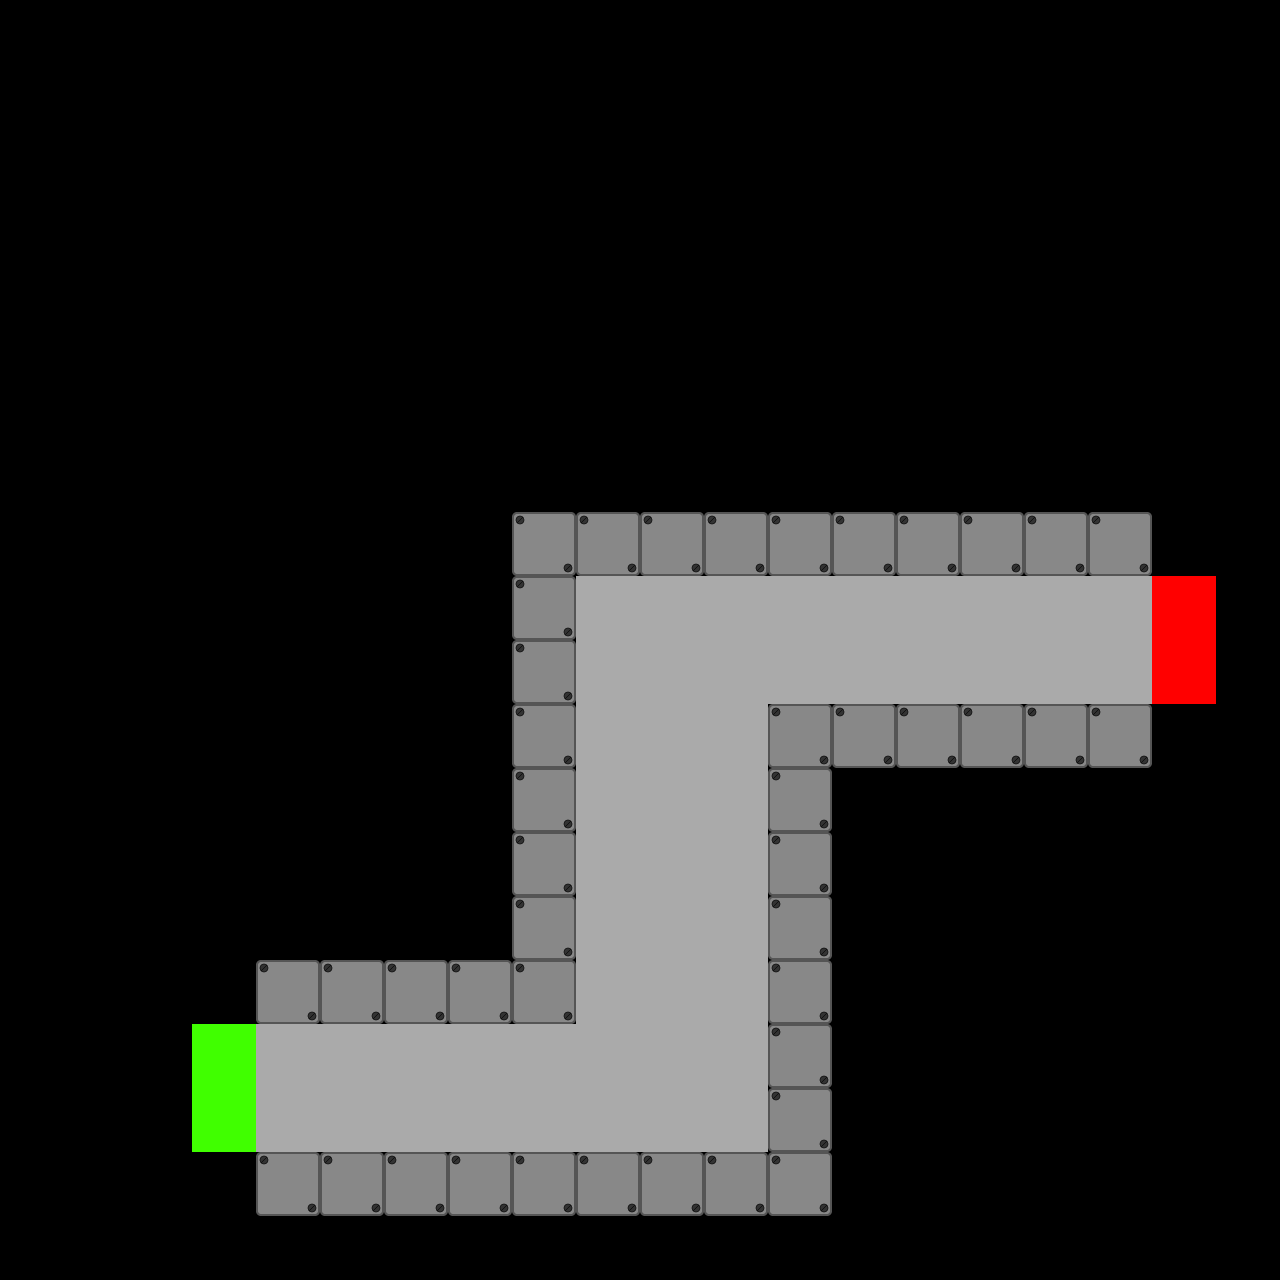

A 2D game scene composited from a Tiled map and its tileset images. What follows is a short description and the map's XML, with each tile layer's data collapsed to a summary:
An orthogonal 20x20 tile map with 64x64 px tiles, 4 tile layers (Background, Walls, Entrance, Exit).

<map version="1.0" orientation="orthogonal" renderorder="right-down" width="20" height="20" tilewidth="64" tileheight="64" nextobjectid="1">
 <tileset firstgid="1" name="Tilesheet" tilewidth="64" tileheight="64">
  <image source="../Tilemap/TileSheet.png" width="256" height="320" />
 </tileset>
 <layer name="Background" width="20" height="20">
  <data>[400 cells, 49 non-empty, 1 distinct tile ids]</data>
 </layer>
 <layer name="Walls" width="20" height="20">
  <data>[400 cells, 42 non-empty, 1 distinct tile ids]</data>
 </layer>
 <layer name="Entrance" width="20" height="20">
  <data>[400 cells, 2 non-empty, 1 distinct tile ids]</data>
 </layer>
 <layer name="Exit" width="20" height="20">
  <data>[400 cells, 2 non-empty, 1 distinct tile ids]</data>
 </layer>
</map>
